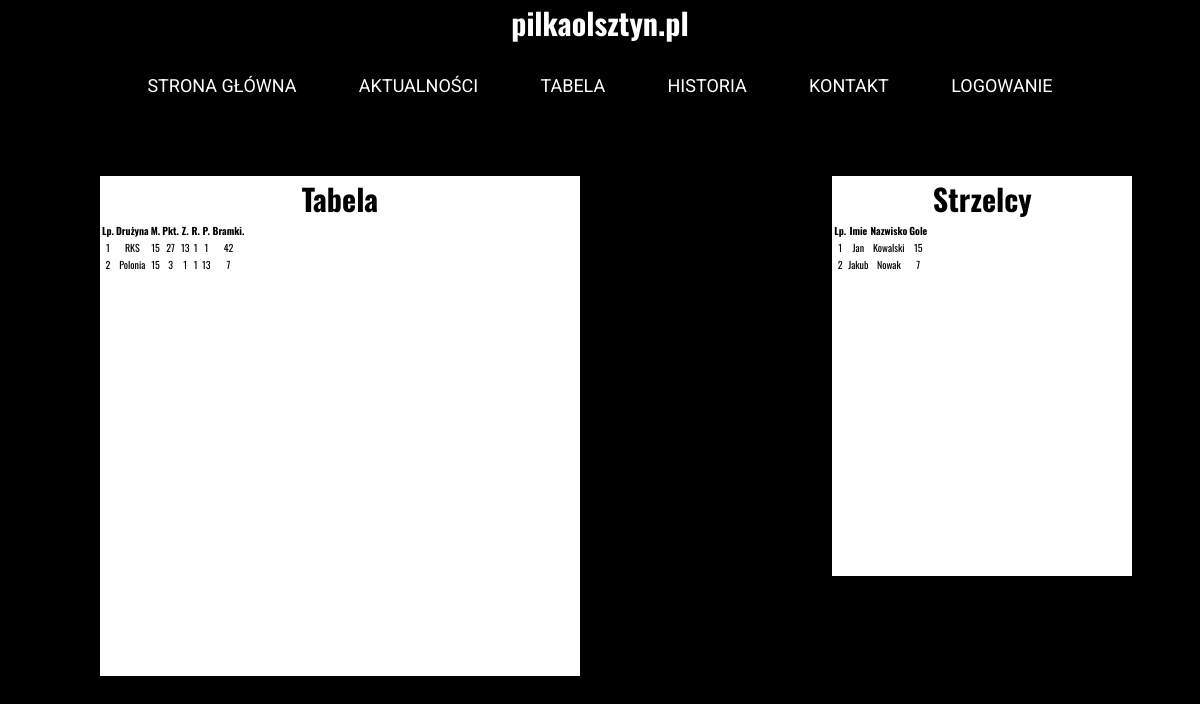
/tabela.php, run on the app's committed database.
### tables this page shows
CREATE TABLE IF NOT EXISTS `druzyny` (
  `idDruzyny` int NOT NULL AUTO_INCREMENT,
  `Lp` int DEFAULT NULL,
  `Druzyna` varchar(25) DEFAULT NULL,
  `Mecze` int NOT NULL,
  `Punkty` int DEFAULT NULL,
  `Zwyciestwa` int DEFAULT NULL,
  `Remisy` int DEFAULT NULL,
  `Porazki` int DEFAULT NULL,
  `Bramki` varchar(7) DEFAULT NULL,
  `Kapitan` int NOT NULL,
  PRIMARY KEY (`idDruzyny`),
  UNIQUE KEY `Druzyna_UNIQUE` (`Druzyna`)
);

CREATE TABLE IF NOT EXISTS `strzelcy` (
  `idStrzelcy` int NOT NULL AUTO_INCREMENT,
  `Lp.` int NOT NULL,
  `Imie` varchar(45) DEFAULT NULL,
  `Nazwisko` varchar(45) DEFAULT NULL,
  `Gole` int DEFAULT NULL,
  `Pilkarz_idPilkarz` int NOT NULL,
  PRIMARY KEY (`idStrzelcy`)
);

### php/funkcje.php (the view, shortened to what this page needs)
<?php
function pokazTabeleDruzyn()
{
    include "cfg.php";
    if ($link) {
        $query = "SELECT * FROM druzyny LIMIT 100;";
        $result = $link->query($query);
        if ($result->num_rows > 0) {
            echo ("<table class='tabela-druzyny'>");
            echo ("<tr><th>Lp.</th><th>Drużyna</th><th>M.</th><th>Pkt.</th><th>Z.</th><th>R.</th><th>P.</th><th>Bramki.</th></tr>");
            while ($row = $result->fetch_assoc()) {
                echo "<tr>";
                echo "<td>" . $row["Lp"] . "</td>";
                echo "<td>" . $row["Druzyna"] . "</td>";
                echo "<td>" . $row["Mecze"] . "</td>";
                echo "<td>" . $row["Punkty"] . "</td>";
                echo "<td>" . $row["Zwyciestwa"] . "</td>";
                echo "<td>" . $row["Remisy"] . "</td>";
                echo "<td>" . $row["Porazki"] . "</td>";
                echo "<td>" . $row["Bramki"] . "</td>";
                echo "</tr>";
            }
            echo ("</table>");
        } else {
            echo "0 results";
        }
    }
}
function pokazTabeleStrzelcow()
{
    include "cfg.php";
    if ($link) {
        $query = "SELECT * FROM strzelcy ORDER BY gole desc LIMIT 10;";
        $result = $link->query($query);
        if ($result->num_rows > 0) {
            echo ("<table class='tabela-druzyny'>");
            echo ("<tr><th>Lp.</th><th>Imie</th><th>Nazwisko</th><th>Gole</th></tr>");
            while ($row = $result->fetch_assoc()) {
                echo "<tr>";
                echo "<td>" . $row["Lp."] . "</td>";
                echo "<td>" . $row["Imie"] . "</td>";
                echo "<td>" . $row["Nazwisko"] . "</td>";
                echo "<td>" . $row["Gole"] . "</td>";
                echo "</tr>";
            }
            echo ("</table>");
        } else {
            echo "0 results";
        }
    }
}

### css/style.css (style rules this page uses)
* { margin: 0; padding: 0; box-sizing: border-box; }
html { font-size: 10px; font-family: 'Oswald', sans-serif; background-color: black; }

### data on the page
druzyny: Lp "1", Druzyna "RKS", Mecze "15", Punkty "27", Zwyciestwa "13", Remisy "1", Porazki "1", Bramki "42"
druzyny: Lp "2", Druzyna "Polonia", Mecze "15", Punkty "3", Zwyciestwa "1", Remisy "1", Porazki "13", Bramki "7"
strzelcy: value "1", Imie "Jan", Nazwisko "Kowalski", Gole "15"
strzelcy: value "2", Imie "Jakub", Nazwisko "Nowak", Gole "7"
